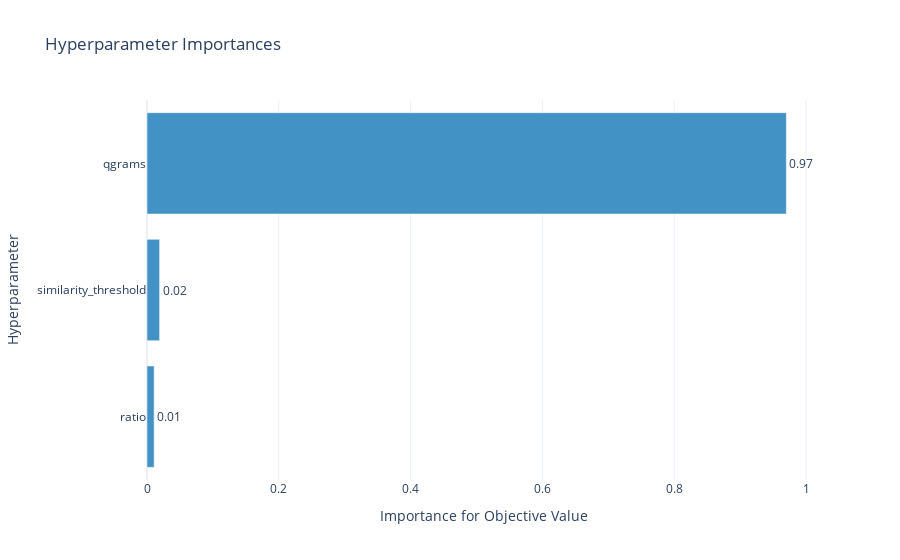

The code cell stored with this chart in its notebook:
### Code cell
fig = plot_param_importances(study)
fig.show()

### Figure 1 — Plotly figure (JSON) as saved in the notebook; plotly's stock layout.template omitted (floating-point values rounded to 4 significant figures)
{"data": [{"cliponaxis": false, "hovertemplate": ["ratio (FloatDistribution): 0.010812218099843686<extra></extra>", "similarity_threshold (FloatDistribution): 0.01909630045508722<extra></extra>", "qgrams (IntDistribution): 0.9700914814450691<extra></extra>"], "marker": {"color": "rgb(66,146,198)"}, "orientation": "h", "text": ["0.01", "0.02", "0.97"], "textposition": "outside", "type": "bar", "x": [0.01081, 0.0191, 0.9701], "y": ["ratio", "similarity_threshold", "qgrams"]}], "layout": {"autosize": true, "showlegend": false, "title": {"text": "Hyperparameter Importances"}, "xaxis": {"autorange": true, "range": [0, 1.021], "title": {"text": "Importance for Objective Value"}, "type": "linear"}, "yaxis": {"autorange": true, "range": [-0.5, 2.5], "title": {"text": "Hyperparameter"}, "type": "category"}}}
